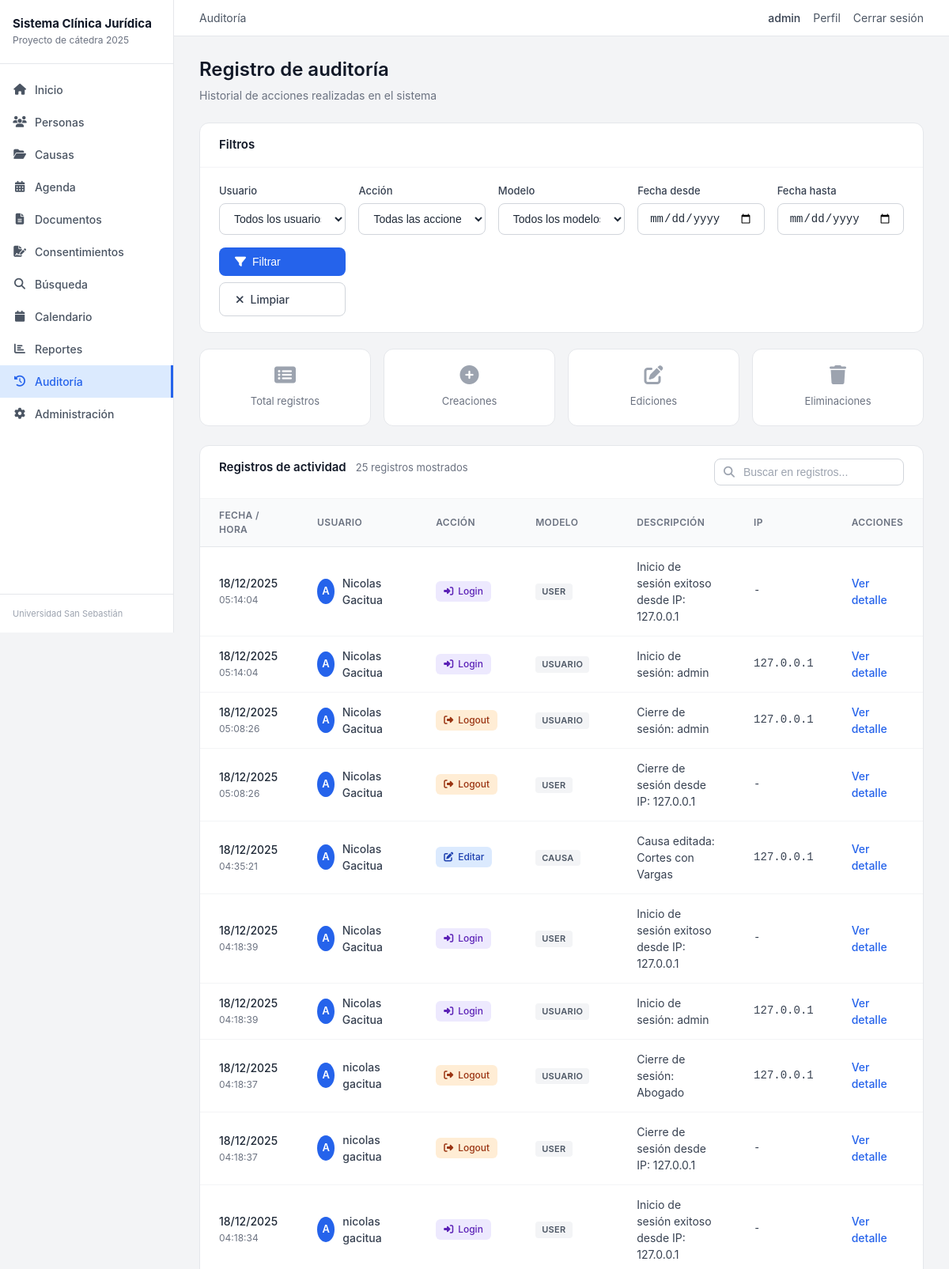
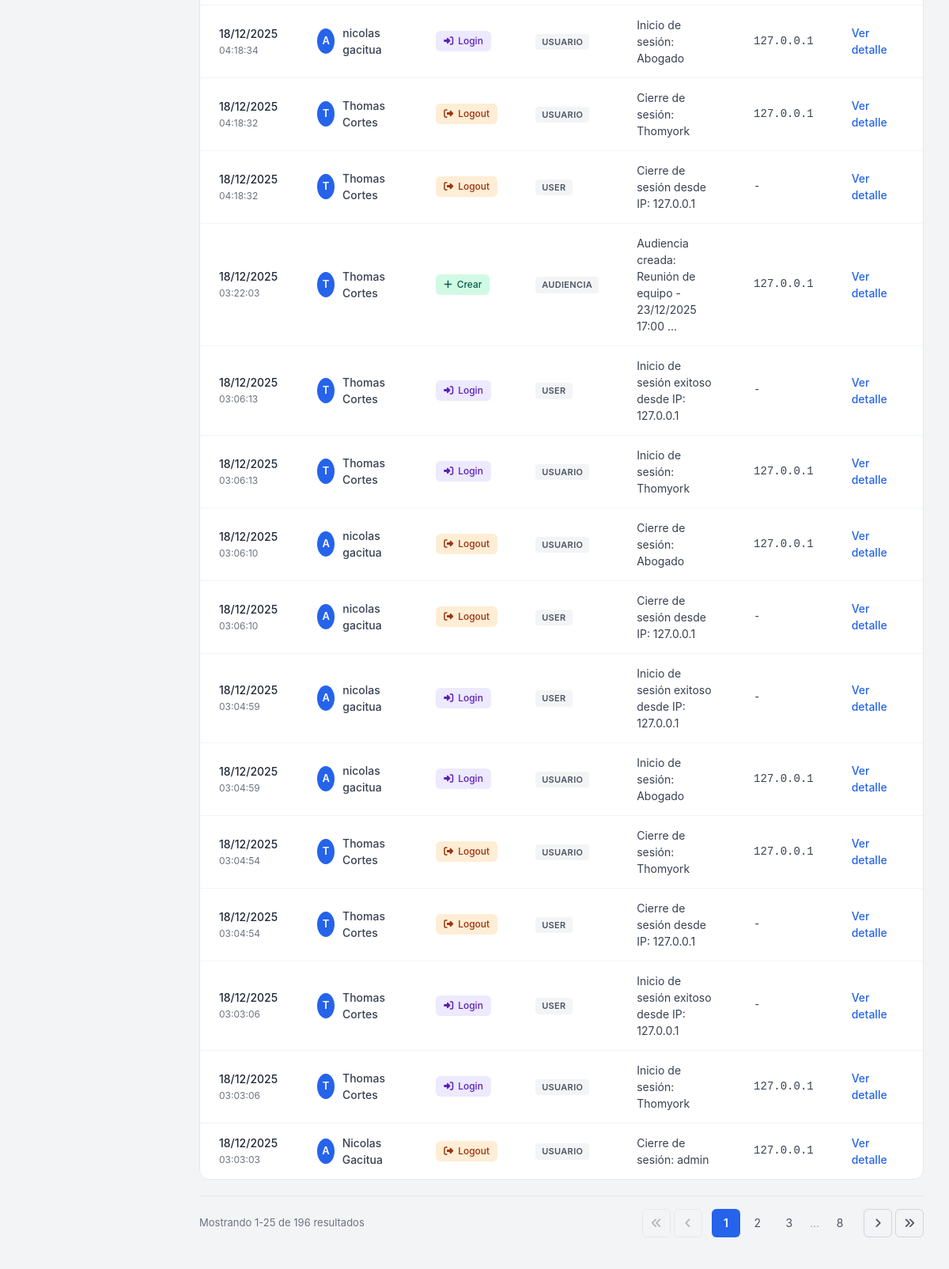
The page /auditoria/ (signed in) on the database its author committed (2 pictures, top to bottom).
### apps/gestion/models.py (models this page shows, shortened)
class LogAuditoria(models.Model):
    ACCION_CHOICES = [
        ('CREAR', 'Crear'),
        ('EDITAR', 'Editar'),
        ('ELIMINAR', 'Eliminar'),
        ('VER', 'Ver'),
        ('LOGIN', 'Inicio de sesión'),
        ('LOGOUT', 'Cierre de sesión'),
        ('SUBIR_DOC', 'Subir documento'),
        ('DESCARGAR_DOC', 'Descargar documento'),
        ('CAMBIO_ESTADO', 'Cambio de estado'),
        ('ASIGNAR', 'Asignar responsable'),
        ('OTRO', 'Otro'),
    ]
    MODELO_CHOICES = [
        ('CAUSA', 'Causa'),
        ('PERSONA', 'Persona'),
        ('DOCUMENTO', 'Documento'),
        ('AUDIENCIA', 'Audiencia'),
        ('CONSENTIMIENTO', 'Consentimiento'),
        ('USUARIO', 'Usuario'),
        ('OTRO', 'Otro'),
    ]
    usuario = models.ForeignKey(
        User,
        on_delete=models.SET_NULL,
        null=True,
        blank=True,
        related_name='logs_auditoria',
        verbose_name='Usuario'
    )
    accion = models.CharField(
        max_length=20,
        choices=ACCION_CHOICES,
        verbose_name='Acción'
    )
    modelo = models.CharField(
        max_length=20,
        choices=MODELO_CHOICES,
        verbose_name='Modelo afectado'
    )
    objeto_id = models.PositiveIntegerField(
        blank=True,
        null=True,
        verbose_name='ID del objeto'
    )
    objeto_repr = models.CharField(
        max_length=200,
        blank=True,
        null=True,
        verbose_name='Representación del objeto'
    )
    datos_anteriores = models.JSONField(
        blank=True,
        null=True,
        verbose_name='Datos anteriores',
        help_text='Estado del objeto antes del cambio'
    )
    datos_nuevos = models.JSONField(
        blank=True,
        null=True,
        verbose_name='Datos nuevos',
        help_text='Estado del objeto después del cambio'
    )
    ip_address = models.GenericIPAddressField(
        blank=True,
        null=True,
        verbose_name='Dirección IP'
    )
    user_agent = models.CharField(
        max_length=500,
        blank=True,
        null=True,
        verbose_name='User Agent'
    )
    descripcion = models.TextField(
        blank=True,
        null=True,
        verbose_name='Descripción'
    )
    fecha = models.DateTimeField(
        auto_now_add=True,
        verbose_name='Fecha y hora'
    )
    class Meta:
        ordering = ['-fecha']
        verbose_name = 'Log de Auditoría'
        verbose_name_plural = 'Logs de Auditoría'
        indexes = [
            models.Index(fields=['usuario'], name='log_usuario_idx'),
            models.Index(fields=['accion'], name='log_accion_idx'),
            models.Index(fields=['modelo'], name='log_modelo_idx'),
            models.Index(fields=['fecha'], name='log_fecha_idx'),
            models.Index(fields=['-fecha'], name='log_fecha_desc_idx'),
            models.Index(fields=['objeto_id'], name='log_objeto_idx'),
            models.Index(fields=['modelo', 'objeto_id'], name='log_modelo_objeto_idx'),
        ]

### apps/gestion/views.py (the view)
# urls.py: path('auditoria/', views.auditoria_lista, name='auditoria_lista'),
@permiso_requerido('puede_ver_auditoria')
@login_required
def auditoria_lista(request):
    if not request.user.is_superuser:
        if hasattr(request.user, 'perfil'):
            if request.user.perfil.rol not in ['ADMIN', 'DIRECTOR', 'SUPERVISOR']:
                messages.error(request, 'No tienes permisos para ver la auditoría.')
                return redirect('gestion:dashboard')
    logs = LogAuditoria.objects.select_related('usuario').order_by('-fecha')
    usuario = request.GET.get('usuario', '')
    accion = request.GET.get('accion', '')
    modelo = request.GET.get('modelo', '')
    fecha_desde = request.GET.get('fecha_desde', '')
    fecha_hasta = request.GET.get('fecha_hasta', '')
    if usuario:
        logs = logs.filter(usuario_id=usuario)
    if accion:
        logs = logs.filter(accion=accion)
    if modelo:
        logs = logs.filter(modelo=modelo)
    if fecha_desde:
        logs = logs.filter(fecha__date__gte=fecha_desde)
    if fecha_hasta:
        logs = logs.filter(fecha__date__lte=fecha_hasta)
    total = logs.count()
    creaciones = logs.filter(accion='CREAR').count()
    ediciones = logs.filter(accion='EDITAR').count()
    eliminaciones = logs.filter(accion='ELIMINAR').count()
    paginator = Paginator(logs, 25)  # 25 por página para auditoría
    page = request.GET.get('page')
    try:
        page_obj = paginator.page(page)
    except PageNotAnInteger:
        page_obj = paginator.page(1)
    except EmptyPage:
        page_obj = paginator.page(paginator.num_pages)
    from django.contrib.auth.models import User
    context = {
        'logs': page_obj,
        'page_obj': page_obj,
        'usuarios': User.objects.filter(is_active=True).order_by('username'),
        'total': total,
        'creaciones': creaciones,
        'ediciones': ediciones,
        'eliminaciones': eliminaciones,
        'usuario_filtro': usuario,
        'accion_filtro': accion,
        'modelo_filtro': modelo,
        'fecha_desde': fecha_desde,
        'fecha_hasta': fecha_hasta,
    }
    return render(request, 'gestion/auditoria_lista.html', context)

### templates/gestion/auditoria_lista.html (shortened to what this page needs)
{% extends 'base.html' %}
{% block section_title %}Auditoría{% endblock %}
{% block content %}
<div class="page-header-simple">
    <h1 class="page-title">Registro de auditoría</h1>
    <p class="page-subtitle">Historial de acciones realizadas en el sistema</p>
</div>
<div class="card">
    <div class="card-header">
        <h2 class="card-title">Filtros</h2>
    </div>
    <div class="card-body">
        <form method="get" class="auditoria-filtros">
            <div class="filtros-row">
                <div class="form-group">
                    <label class="form-label">Usuario</label>
                    <select name="usuario" class="form-input">
                        <option value="">Todos los usuarios</option>
                    </select>
                </div>
                <div class="form-group">
                    <label class="form-label">Acción</label>
                    <select name="accion" class="form-input">
                        <option value="">Todas las acciones</option>
                    </select>
                </div>
                <div class="form-group">
                    <label class="form-label">Modelo</label>
                    <select name="modelo" class="form-input">
                        <option value="">Todos los modelos</option>
                    </select>
                </div>
                <div class="form-group">
                    <label class="form-label">Fecha desde</label>
                    <input type="date" name="fecha_desde" value="{{ filtros.fecha_desde|default:'' }}" class="form-input">
                </div>
                <div class="form-group">
                    <label class="form-label">Fecha hasta</label>
                    <input type="date" name="fecha_hasta" value="{{ filtros.fecha_hasta|default:'' }}" class="form-input">
                </div>
                <div class="form-group filtros-buttons">
                    <button type="submit" class="btn-primary">
                        <i class="fas fa-filter"></i> Filtrar
                    </button>
                    <a href="{% url 'gestion:auditoria_lista' %}" class="btn-secondary">
                        <i class="fas fa-times"></i> Limpiar
                    </a>
                </div>
            </div>
        </form>
    </div>
</div>
<div class="auditoria-resumen">
    <div class="auditoria-stat">
        <i class="fas fa-list-alt"></i>
        <span class="stat-label">Total registros</span>
    </div>
    <div class="auditoria-stat">
        <i class="fas fa-plus-circle"></i>
        <span class="stat-label">Creaciones</span>
    </div>
    <div class="auditoria-stat">
        <i class="fas fa-edit"></i>
        <span class="stat-label">Ediciones</span>
    </div>
    <div class="auditoria-stat">
        <i class="fas fa-trash"></i>
        <span class="stat-label">Eliminaciones</span>
    </div>
</div>
<div class="card">
    <div class="card-header">
        <div class="list-card-title">
            <span class="title-text">Registros de actividad</span>
            <span class="title-count">{{ logs|length }} registros mostrados</span>
        </div>
        <div class="list-card-search">
            <i class="fas fa-search search-icon"></i>
            <input type="text" placeholder="Buscar en registros..." class="search-input" id="searchInput">
        </div>
    </div>
    <div class="card-body card-body-table">
        {% if logs %}
        <table class="inner-table">
            <thead>
                <tr>
                    <th>Fecha / Hora</th>
                    <th>Usuario</th>
                    <th>Acción</th>
                    <th>Modelo</th>
                    <th>Descripción</th>
                    <th>IP</th>
                    <th>Acciones</th>
                </tr>
            </thead>
            <tbody id="tableBody">
            {% for log in logs %}
                <tr>
                    <td>
                        <div class="cell-datetime">
                            <span class="datetime-date">{{ log.fecha|date:"d/m/Y" }}</span>
                            <span class="datetime-time">{{ log.fecha|time:"H:i:s" }}</span>
                        </div>
                    </td>
                    <td>
                        <div class="cell-user">
                            <span class="user-avatar">{{ log.usuario.username|slice:":1"|upper }}</span>
                            <span class="user-name">{{ log.usuario.get_full_name|default:log.usuario.username }}</span>
                        </div>
                    </td>
                    <td>
                        {% if log.accion == 'CREAR' %}
                            <span class="action-badge action-crear"><i class="fas fa-plus"></i> Crear</span>
                        {% elif log.accion == 'EDITAR' %}
                            <span class="action-badge action-editar"><i class="fas fa-edit"></i> Editar</span>
                        {% elif log.accion == 'ELIMINAR' %}
                            <span class="action-badge action-eliminar"><i class="fas fa-trash"></i> Eliminar</span>
                        {% elif log.accion == 'VER' %}
                            <span class="action-badge action-ver"><i class="fas fa-eye"></i> Ver</span>
                        {% elif log.accion == 'LOGIN' %}
                            <span class="action-badge action-login"><i class="fas fa-sign-in-alt"></i> Login</span>
                        {% elif log.accion == 'LOGOUT' %}
                            <span class="action-badge action-logout"><i class="fas fa-sign-out-alt"></i> Logout</span>
                        {% else %}
                            <span class="action-badge action-otro">{{ log.get_accion_display }}</span>
                        {% endif %}
                    </td>
                    <td>
                        <span class="model-badge">{{ log.modelo }}</span>
                    </td>
                    <td class="cell-descripcion">{{ log.descripcion|truncatewords:8 }}</td>
                    <td class="cell-code">{{ log.ip_address|default:"-" }}</td>
                    <td>
                        <a href="{% url 'gestion:auditoria_detalle' log.pk %}" class="action-link">Ver detalle</a>
                    </td>
                </tr>
            {% endfor %}
            </tbody>
        </table>
        {% else %}
        <div class="empty-state-small">
            <i class="fas fa-history"></i>
            <p>No hay registros de auditoría que coincidan con los filtros.</p>
        </div>
        {% endif %}
    </div>
</div>
{% include 'components/paginacion.html' %}
{% endblock %}

### templates/base.html (shortened to what this page needs)
{% load static %}
<!DOCTYPE html>
<html lang="es">
<head>
    <link rel="stylesheet" href="{% static 'css/styles.css' %}">
    <link rel="stylesheet" href="https://cdnjs.cloudflare.com/ajax/libs/font-awesome/6.4.0/css/all.min.css">
</head>
<body>
    <div class="app-container">
        <aside class="sidebar">
            <div class="sidebar-header">
                <h1 class="sidebar-title">Sistema Clínica Jurídica</h1>
                <p class="sidebar-subtitle">Proyecto de cátedra 2025</p>
            </div>
            {% if user.is_authenticated %}
            <nav class="sidebar-nav">
                <a href="{% url 'gestion:dashboard' %}" class="nav-item {% if request.resolver_match.url_name == 'dashboard' %}active{% endif %}">
                    <i class="fas fa-home"></i> Inicio
                </a>
                <a href="{% url 'gestion:personas_lista' %}" class="nav-item {% if 'persona' in request.resolver_match.url_name %}active{% endif %}">
                    <i class="fas fa-users"></i> Personas
                </a>
                <a href="{% url 'gestion:causas_lista' %}" class="nav-item {% if 'causa' in request.resolver_match.url_name %}active{% endif %}">
                    <i class="fas fa-folder-open"></i> Causas
                </a>
                <a href="{% url 'gestion:audiencias_lista' %}" class="nav-item {% if 'audiencia' in request.resolver_match.url_name %}active{% endif %}">
                    <i class="fas fa-calendar-alt"></i> Agenda
                </a>
                <a href="{% url 'gestion:documentos_lista' %}" class="nav-item {% if 'documento' in request.resolver_match.url_name %}active{% endif %}">
                    <i class="fas fa-file-alt"></i> Documentos
                </a>
                <a href="{% url 'gestion:consentimientos_lista' %}" class="nav-item {% if 'consentimiento' in request.resolver_match.url_name %}active{% endif %}">
                    <i class="fas fa-file-signature"></i> Consentimientos
                </a>
                <a href="{% url 'gestion:buscar' %}" class="nav-item {% if request.resolver_match.url_name == 'buscar' %}active{% endif %}">
                    <i class="fas fa-search"></i> Búsqueda
                </a>
                <a href="{% url 'gestion:calendario' %}" class="nav-item {% if request.resolver_match.url_name == 'calendario' %}active{% endif %}">
                    <i class="fas fa-calendar"></i> Calendario
                </a>
                {% if user.perfil.rol == 'ADMIN' or user.perfil.rol == 'DIRECTOR' or user.perfil.rol == 'SUPERVISOR' %}
                <a href="{% url 'gestion:reportes' %}" class="nav-item {% if 'reporte' in request.resolver_match.url_name %}active{% endif %}">
                    <i class="fas fa-chart-bar"></i> Reportes
                </a>
                {% endif %}
                {% if user.perfil.rol == 'ADMIN' or user.perfil.rol == 'DIRECTOR' %}
                <a href="{% url 'gestion:auditoria_lista' %}" class="nav-item {% if 'auditoria' in request.resolver_match.url_name %}active{% endif %}">
                    <i class="fas fa-history"></i> Auditoría
                </a>
                {% endif %}
                {% if user.is_superuser or user.perfil.rol == 'ADMIN' or user.perfil.rol == 'DIRECTOR' %}
                <a href="{% url 'gestion:admin_panel' %}" class="nav-item {% if 'admin_' in request.resolver_match.url_name %}active{% endif %}">
                    <i class="fas fa-cog"></i> Administración
                </a>
                {% endif %}
            </nav>
            <div class="sidebar-footer">
                Universidad San Sebastián
            </div>
            {% endif %}
        </aside>
        <div class="main-wrapper">
            <header class="topbar">
                <div class="topbar-left">
                    <span class="topbar-section">{% block section_title %}{% endblock %}</span>
                </div>
                <div class="topbar-right">
                    {% if user.is_authenticated %}
                        <span class="user-name">{{ user.username }}</span>
                        <a href="{% url 'gestion:perfil' %}" class="topbar-link">Perfil</a>
                        <form method="post" action="{% url 'logout' %}" class="logout-form">
                            <button type="submit" class="topbar-link logout-btn">Cerrar sesión</button>
                        </form>
                    {% else %}
                        <a href="{% url 'login' %}" class="topbar-link">Iniciar sesión</a>
                    {% endif %}
                </div>
            </header>
            <main class="content">
                {% block content %}{% endblock %}
            </main>
        </div>
    </div>
</body>
</html>

### rows shown on the page
LogAuditoria: fecha "18/12/2025", fecha "05:14:04", usuario.username "A", usuario.get_full_name "Nicolas Gacitua", accion "LOGIN" (drawn), modelo "USER", descripcion "Inicio de sesión exitoso desde IP: 127.0.0.1", ip_address "-"
LogAuditoria: fecha "18/12/2025", fecha "05:14:04", usuario.username "A", usuario.get_full_name "Nicolas Gacitua", accion "LOGIN" (drawn), modelo "USUARIO", descripcion "Inicio de sesión: admin", ip_address "127.0.0.1"
LogAuditoria: fecha "18/12/2025", fecha "05:08:26", usuario.username "A", usuario.get_full_name "Nicolas Gacitua", accion "LOGOUT" (drawn), modelo "USUARIO", descripcion "Cierre de sesión: admin", ip_address "127.0.0.1"
LogAuditoria: fecha "18/12/2025", fecha "05:08:26", usuario.username "A", usuario.get_full_name "Nicolas Gacitua", accion "LOGOUT" (drawn), modelo "USER", descripcion "Cierre de sesión desde IP: 127.0.0.1", ip_address "-"
LogAuditoria: fecha "18/12/2025", fecha "04:35:21", usuario.username "A", usuario.get_full_name "Nicolas Gacitua", accion "EDITAR" (drawn), modelo "CAUSA", descripcion "Causa editada: Cortes con Vargas", ip_address "127.0.0.1"
LogAuditoria: fecha "18/12/2025", fecha "04:18:39", usuario.username "A", usuario.get_full_name "Nicolas Gacitua", accion "LOGIN" (drawn), modelo "USER", descripcion "Inicio de sesión exitoso desde IP: 127.0.0.1", ip_address "-"
LogAuditoria: fecha "18/12/2025", fecha "04:18:39", usuario.username "A", usuario.get_full_name "Nicolas Gacitua", accion "LOGIN" (drawn), modelo "USUARIO", descripcion "Inicio de sesión: admin", ip_address "127.0.0.1"
LogAuditoria: fecha "18/12/2025", fecha "04:18:37", usuario.username "A", usuario.get_full_name "nicolas gacitua", accion "LOGOUT" (drawn), modelo "USUARIO", descripcion "Cierre de sesión: Abogado", ip_address "127.0.0.1"
LogAuditoria: fecha "18/12/2025", fecha "04:18:37", usuario.username "A", usuario.get_full_name "nicolas gacitua", accion "LOGOUT" (drawn), modelo "USER", descripcion "Cierre de sesión desde IP: 127.0.0.1", ip_address "-"
LogAuditoria: fecha "18/12/2025", fecha "04:18:34", usuario.username "A", usuario.get_full_name "nicolas gacitua", accion "LOGIN" (drawn), modelo "USER", descripcion "Inicio de sesión exitoso desde IP: 127.0.0.1", ip_address "-"
LogAuditoria: fecha "18/12/2025", fecha "04:18:34", usuario.username "A", usuario.get_full_name "nicolas gacitua", accion "LOGIN" (drawn), modelo "USUARIO", descripcion "Inicio de sesión: Abogado", ip_address "127.0.0.1"
LogAuditoria: fecha "18/12/2025", fecha "04:18:32", usuario.username "T", usuario.get_full_name "Thomas Cortes", accion "LOGOUT" (drawn), modelo "USUARIO", descripcion "Cierre de sesión: Thomyork", ip_address "127.0.0.1"
LogAuditoria: fecha "18/12/2025", fecha "04:18:32", usuario.username "T", usuario.get_full_name "Thomas Cortes", accion "LOGOUT" (drawn), modelo "USER", descripcion "Cierre de sesión desde IP: 127.0.0.1", ip_address "-"
LogAuditoria: fecha "18/12/2025", fecha "03:22:03", usuario.username "T", usuario.get_full_name "Thomas Cortes", accion "CREAR" (drawn), modelo "AUDIENCIA", descripcion "Audiencia creada: Reunión de equipo - 23/12/2025 17:00 …", ip_address "127.0.0.1"
LogAuditoria: fecha "18/12/2025", fecha "03:06:13", usuario.username "T", usuario.get_full_name "Thomas Cortes", accion "LOGIN" (drawn), modelo "USER", descripcion "Inicio de sesión exitoso desde IP: 127.0.0.1", ip_address "-"
LogAuditoria: fecha "18/12/2025", fecha "03:06:13", usuario.username "T", usuario.get_full_name "Thomas Cortes", accion "LOGIN" (drawn), modelo "USUARIO", descripcion "Inicio de sesión: Thomyork", ip_address "127.0.0.1"
LogAuditoria: fecha "18/12/2025", fecha "03:06:10", usuario.username "A", usuario.get_full_name "nicolas gacitua", accion "LOGOUT" (drawn), modelo "USUARIO", descripcion "Cierre de sesión: Abogado", ip_address "127.0.0.1"
LogAuditoria: fecha "18/12/2025", fecha "03:06:10", usuario.username "A", usuario.get_full_name "nicolas gacitua", accion "LOGOUT" (drawn), modelo "USER", descripcion "Cierre de sesión desde IP: 127.0.0.1", ip_address "-"
LogAuditoria: fecha "18/12/2025", fecha "03:04:59", usuario.username "A", usuario.get_full_name "nicolas gacitua", accion "LOGIN" (drawn), modelo "USER", descripcion "Inicio de sesión exitoso desde IP: 127.0.0.1", ip_address "-"
LogAuditoria: fecha "18/12/2025", fecha "03:04:59", usuario.username "A", usuario.get_full_name "nicolas gacitua", accion "LOGIN" (drawn), modelo "USUARIO", descripcion "Inicio de sesión: Abogado", ip_address "127.0.0.1"
LogAuditoria: fecha "18/12/2025", fecha "03:04:54", usuario.username "T", usuario.get_full_name "Thomas Cortes", accion "LOGOUT" (drawn), modelo "USUARIO", descripcion "Cierre de sesión: Thomyork", ip_address "127.0.0.1"
LogAuditoria: fecha "18/12/2025", fecha "03:04:54", usuario.username "T", usuario.get_full_name "Thomas Cortes", accion "LOGOUT" (drawn), modelo "USER", descripcion "Cierre de sesión desde IP: 127.0.0.1", ip_address "-"
LogAuditoria: fecha "18/12/2025", fecha "03:03:06", usuario.username "T", usuario.get_full_name "Thomas Cortes", accion "LOGIN" (drawn), modelo "USER", descripcion "Inicio de sesión exitoso desde IP: 127.0.0.1", ip_address "-"
LogAuditoria: fecha "18/12/2025", fecha "03:03:06", usuario.username "T", usuario.get_full_name "Thomas Cortes", accion "LOGIN" (drawn), modelo "USUARIO", descripcion "Inicio de sesión: Thomyork", ip_address "127.0.0.1"
LogAuditoria: fecha "18/12/2025", fecha "03:03:03", usuario.username "A", usuario.get_full_name "Nicolas Gacitua", accion "LOGOUT" (drawn), modelo "USUARIO", descripcion "Cierre de sesión: admin", ip_address "127.0.0.1"

### other values the page prints
{{ user.username }} "admin"
{{ logs|length }} "25"
{{ page_obj.start_index }} "1"
{{ page_obj.end_index }} "25"
{{ page_obj.paginator.count }} "196"
{{ num }} "1"
{{ num }} "2" "3"
{{ num }} "8"
